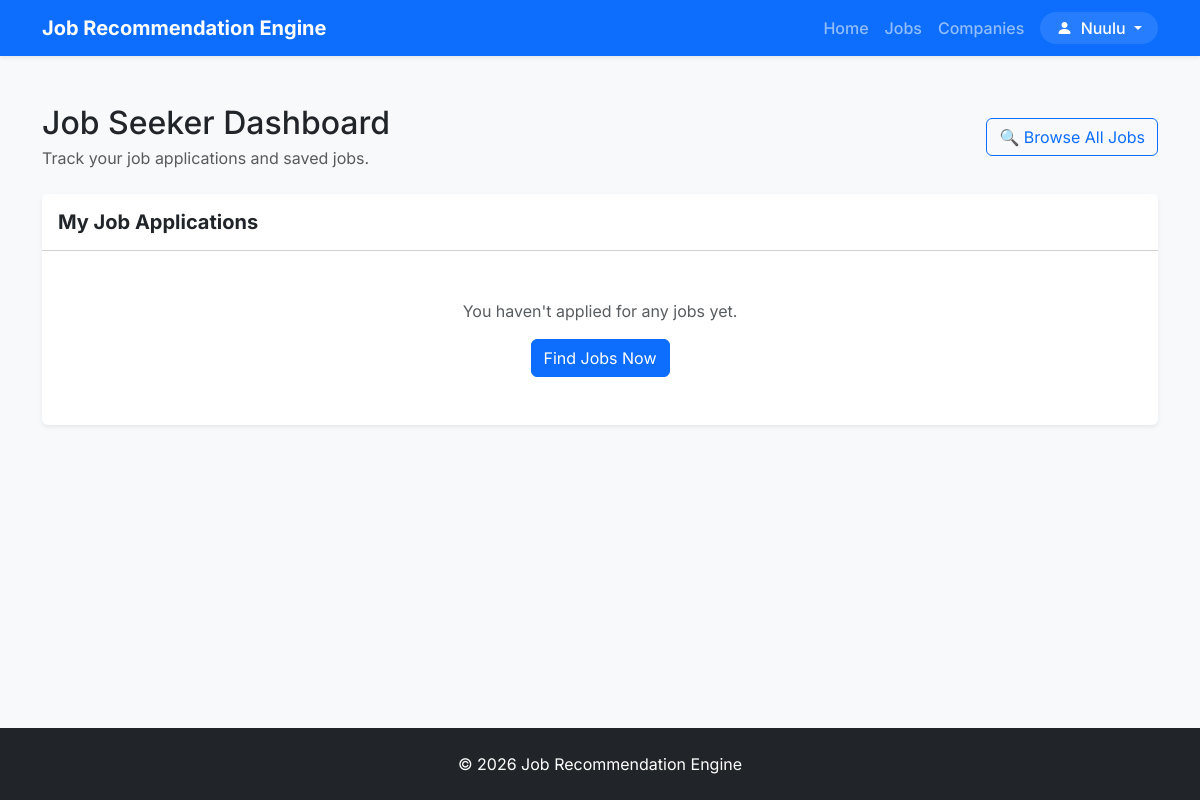
The app's page /dashboard/ (signed in), older data.
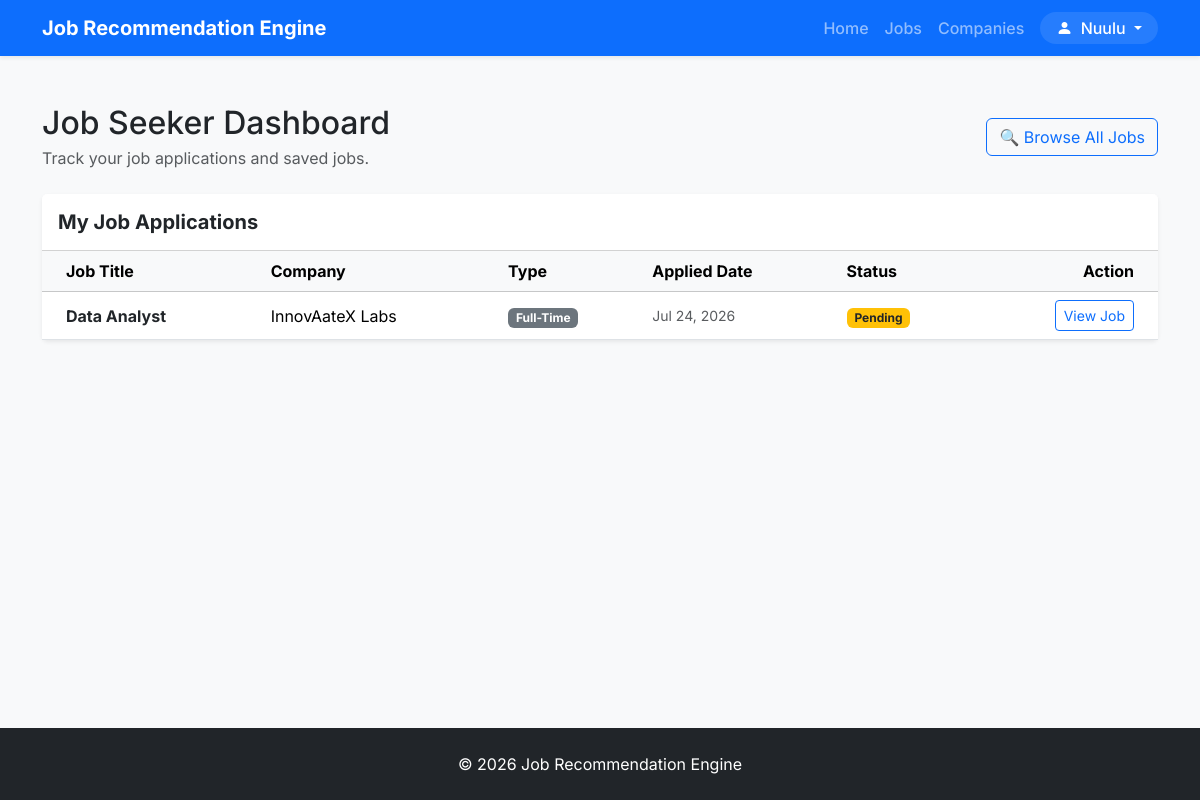
The same page, newer data.
### recommender/models.py (models this page shows, shortened)
class Application(models.Model):
    STATUS_CHOICES = [
        ("Pending", "Pending"),
        ("Reviewed", "Reviewed"),
        ("Accepted", "Accepted"),
        ("Rejected", "Rejected"),
    ]
    user = models.ForeignKey(
        User,
        on_delete=models.CASCADE,
        related_name="applications"
    )
    job = models.ForeignKey(
        Job,
        on_delete=models.CASCADE,
        related_name="applications"
    )
    status = models.CharField(
        max_length=20,
        choices=STATUS_CHOICES,
        default="Pending"
    )
    cover_letter = models.TextField(blank=True)
    applied_at = models.DateTimeField(auto_now_add=True)
    class Meta:
        unique_together = ("user", "job")

class Job(models.Model):
    JOB_TYPES = [
        ("Full-Time", "Full-Time"),
        ("Part-Time", "Part-Time"),
        ("Internship", "Internship"),
        ("Contract", "Contract"),
        ("Remote", "Remote"),
    ]
    title = models.CharField(max_length=200)
    company = models.ForeignKey(
        Company,
        on_delete=models.CASCADE,
        related_name="jobs"
    )
    posted_by = models.ForeignKey(
        User,
        on_delete=models.CASCADE,
        related_name="posted_jobs",
        null=True,
        blank=True,
    )
    category = models.ForeignKey(
        JobCategory,
        on_delete=models.CASCADE,
        related_name="jobs"
    )
    description = models.TextField()
    requirements = models.TextField()
    required_skills = models.TextField(
        help_text="Separate skills using commas"
    )
    location = models.CharField(max_length=100)
    salary = models.DecimalField(
        max_digits=10,
        decimal_places=2
    )
    experience_required = models.PositiveIntegerField()
    job_type = models.CharField(
        max_length=20,
        choices=JOB_TYPES
    )
    deadline = models.DateField()
    posted_at = models.DateTimeField(auto_now_add=True)

class Company(models.Model):
    name = models.CharField(max_length=200, unique=True)
    email = models.EmailField(blank=True)
    website = models.URLField(blank=True)
    location = models.CharField(max_length=100)
    description = models.TextField(blank=True)
    logo = models.ImageField(upload_to="company_logos/", blank=True, null=True)

### recommender/views/dashboard.py (the view)
# urls.py: path("dashboard/", dashboard, name="dashboard"),
@login_required
def dashboard(request):
    profile = get_user_profile(request.user)
    if profile.is_recruiter:
        return recruiter_dashboard(request)
    return seeker_dashboard(request)

### recommender/models.py (called while the page is built)
    @property
    def is_recruiter(self):
        return self.role == self.ROLE_RECRUITER

    @property
    def is_seeker(self):
        return self.role == self.ROLE_SEEKER

### recommender/utils.py (called while the page is built)
def get_user_profile(user):
    profile, _ = Profile.objects.get_or_create(user=user)
    return profile

### recommender/views/dashboard.py (called while the page is built)
@seeker_required
def seeker_dashboard(request):
    applications = Application.objects.filter(user=request.user).order_by("-applied_at")
    saved_jobs = SavedJob.objects.filter(user=request.user).order_by("-saved_at")
    return render(
        request,
        "dashboard/seeker.html",
        {
            "applications": applications,
            "saved_jobs": saved_jobs,
        },
    )

### recommender/templates/dashboard/seeker.html (shortened to what this page needs)
{% extends "base.html" %}
{% block content %}
<div class="container my-5">
    <div class="d-flex justify-content-between align-items-center mb-4">
        <div>
            <h1 class="h2 mb-1">Job Seeker Dashboard</h1>
            <p class="text-muted mb-0">Track your job applications and saved jobs.</p>
        </div>
        <a href="{% url 'home' %}" class="btn btn-outline-primary">
            🔍 Browse All Jobs
        </a>
    </div>
    <div class="card border-0 shadow-sm mb-5">
        <div class="card-header bg-white py-3">
            <h5 class="mb-0 fw-bold">My Job Applications</h5>
        </div>
        <div class="card-body p-0">
            {% if applications %}
                <div class="table-responsive">
                    <table class="table table-hover align-middle mb-0">
                        <thead class="table-light">
                            <tr>
                                <th class="ps-4">Job Title</th>
                                <th>Company</th>
                                <th>Type</th>
                                <th>Applied Date</th>
                                <th>Status</th>
                                <th class="text-end pe-4">Action</th>
                            </tr>
                        </thead>
                        <tbody>
                            {% for app in applications %}
                                <tr>
                                    <td class="ps-4">
                                        <a href="{% url 'job_detail' app.job.id %}" class="fw-bold text-decoration-none text-dark">
                                            {{ app.job.title }}
                                        </a>
                                    </td>
                                    <td>{{ app.job.company.name }}</td>
                                    <td><span class="badge bg-secondary">{{ app.job.job_type }}</span></td>
                                    <td class="text-muted small">{{ app.applied_at|date:"M d, Y" }}</td>
                                    <td>
                                        {% if app.status == 'Accepted' %}
                                            <span class="badge bg-success">Accepted</span>
                                        {% elif app.status == 'Rejected' %}
                                            <span class="badge bg-danger">Rejected</span>
                                        {% elif app.status == 'Reviewed' %}
                                            <span class="badge bg-info text-dark">Reviewed</span>
                                        {% else %}
                                            <span class="badge bg-warning text-dark">Pending</span>
                                        {% endif %}
                                    </td>
                                    <td class="text-end pe-4">
                                        <a href="{% url 'job_detail' app.job.id %}" class="btn btn-sm btn-outline-primary">View Job</a>
                                    </td>
                                </tr>
                            {% endfor %}
                        </tbody>
                    </table>
                </div>
            {% else %}
                <div class="text-center py-5">
                    <p class="text-muted mb-3">You haven't applied for any jobs yet.</p>
                    <a href="{% url 'home' %}" class="btn btn-primary">
                        Find Jobs Now
                    </a>
                </div>
            {% endif %}
        </div>
    </div>
</div>
{% endblock %}

Row changes from the older to the newer data that the page shows:
added Application: job "Data Analyst", job.company.name "InnovAateX Labs", job.job_type "Full-Time", applied_at "Jul 24, 2026", status "Pending"
Text that changed along with them:
text no longer shown: "You haven't applied for any jobs yet. Find Jobs Now"
text now shown: "Job Title Company Type Applied Date Status Action"
